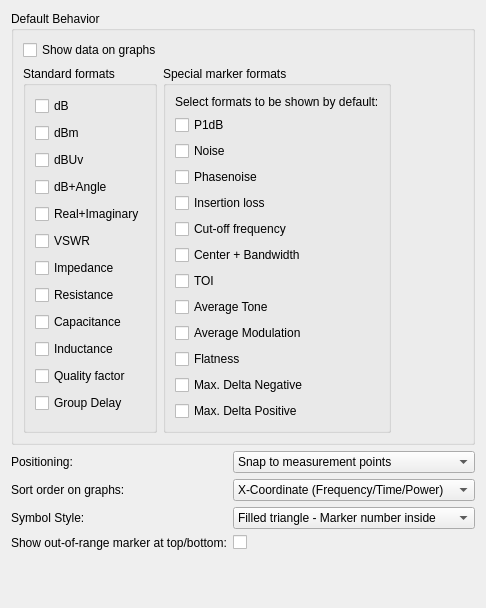
          <widget class="QWidget" name="scrollAreaWidgetContents_4">
           <property name="geometry">
            <rect>
             <x>0</x>
             <y>0</y>
             <width>486</width>
             <height>608</height>
            </rect>
           </property>
           <layout class="QVBoxLayout" name="verticalLayout_7">
            <item>
             <layout class="QVBoxLayout" name="verticalLayout_9" stretch="0,0,0">
              <item>
               <widget class="QGroupBox" name="groupBox_9">
                <property name="title">
                 <string>Default Behavior</string>
                </property>
                <layout class="QVBoxLayout" name="verticalLayout_28">
                 <item>
                  <widget class="QCheckBox" name="MarkerShowMarkerData">
                   <property name="text">
                    <string>Show data on graphs</string>
                   </property>
                  </widget>
                 </item>
                 <item>
                  <layout class="QHBoxLayout" name="horizontalLayout_18">
                   <item>
                    <widget class="QGroupBox" name="groupBox_21">
                     <property name="title">
                      <string>Standard formats</string>
                     </property>
                     <layout class="QVBoxLayout" name="verticalLayout_12">
                      <item>
                       <widget class="QCheckBox" name="MarkerShowdB">
                        <property name="text">
                         <string>dB</string>
                        </property>
                       </widget>
                      </item>
                      <item>
                       <widget class="QCheckBox" name="MarkerShowdBm">
                        <property name="text">
                         <string>dBm</string>
                        </property>
                       </widget>
                      </item>
                      <item>
                       <widget class="QCheckBox" name="MarkerShowdBUv">
                        <property name="text">
                         <string>dBUv</string>
                        </property>
                       </widget>
                      </item>
                      <item>
                       <widget class="QCheckBox" name="MarkerShowdBAngle">
                        <property name="text">
                         <string>dB+Angle</string>
                        </property>
                       </widget>
                      </item>
                      <item>
                       <widget class="QCheckBox" name="MarkerShowRealImag">
                        <property name="text">
                         <string>Real+Imaginary</string>
                        </property>
                       </widget>
                      </item>
                      <item>
                       <widget class="QCheckBox" name="MarkerShowVSWR">
                        <property name="text">
                         <string>VSWR</string>
                        </property>
                       </widget>
                      </item>
                      <item>
                       <widget class="QCheckBox" name="MarkerShowImpedance">
                        <property name="text">
                         <string>Impedance</string>
                        </property>
                       </widget>
                      </item>
                      <item>
                       <widget class="QCheckBox" name="MarkerShowResistance">
                        <property name="text">
                         <string>Resistance</string>
                        </property>
                       </widget>
                      </item>
                      <item>
                       <widget class="QCheckBox" name="MarkerShowCapacitance">
                        <property name="text">
                         <string>Capacitance</string>
                        </property>
                       </widget>
                      </item>
                      <item>
                       <widget class="QCheckBox" name="MarkerShowInductance">
                        <property name="text">
                         <string>Inductance</string>
                        </property>
                       </widget>
                      </item>
                      <item>
                       <widget class="QCheckBox" name="MarkerShowQualityFactor">
                        <property name="text">
                         <string>Quality factor</string>
                        </property>
                       </widget>
                      </item>
                      <item>
                       <widget class="QCheckBox" name="MarkerShowGroupDelay">
                        <property name="text">
                         <string>Group Delay</string>
                        </property>
                       </widget>
                      </item>
                     </layout>
                    </widget>
                   </item>
                   <item>
                    <widget class="QGroupBox" name="groupBox_22">
                     <property name="title">
                      <string>Special marker formats</string>
                     </property>
                     <layout class="QVBoxLayout" name="verticalLayout_27">
                      <item>
                       <widget class="QLabel" name="label_51">
                        <property name="text">
                         <string>Select formats to be shown by default:</string>
                        </property>
                       </widget>
                      </item>
                      <item>
                       <widget class="QCheckBox" name="MarkerShowP1dB">
                        <property name="text">
                         <string>P1dB</string>
                        </property>
                       </widget>
                      </item>
                      <item>
                       <widget class="QCheckBox" name="MarkerShowNoise">
                        <property name="text">
                         <string>Noise</string>
                        </property>
                       </widget>
                      </item>
                      <item>
                       <widget class="QCheckBox" name="MarkerShowPhasenoise">
                        <property name="text">
                         <string>Phasenoise</string>
                        </property>
                       </widget>
                      </item>
                      <item>
                       <widget class="QCheckBox" name="MarkerShowInsertionLoss">
                        <property name="text">
                         <string>Insertion loss</string>
                        </property>
                       </widget>
                      </item>
                      <item>
                       <widget class="QCheckBox" name="MarkerShowCutoff">
                        <property name="text">
                         <string>Cut-off frequency</string>
                        </property>
                       </widget>
                      </item>
                      <item>
                       <widget class="QCheckBox" name="MarkerShowCenterBandwidth">
                        <property name="text">
                         <string>Center + Bandwidth</string>
                        </property>
                       </widget>
                      </item>
                      <item>
                       <widget class="QCheckBox" name="MarkerShowTOI">
                        <property name="text">
                         <string>TOI</string>
                        </property>
                       </widget>
                      </item>
                      <item>
                       <widget class="QCheckBox" name="MarkerShowAvgTone">
                        <property name="text">
                         <string>Average Tone</string>
                        </property>
                       </widget>
                      </item>
                      <item>
                       <widget class="QCheckBox" name="MarkerShowAvgMod">
                        <property name="text">
                         <string>Average Modulation</string>
                        </property>
                       </widget>
                      </item>
                      <item>
                       <widget class="QCheckBox" name="MarkerShowFlatness">
                        <property name="text">
                         <string>Flatness</string>
                        </property>
                       </widget>
                      </item>
                      <item>
                       <widget class="QCheckBox" name="MarkerShowMaxDeltaNeg">
                        <property name="text">
                         <string>Max. Delta Negative</string>
                        </property>
                       </widget>
                      </item>
                      <item>
                       <widget class="QCheckBox" name="MarkerShowMaxDeltaPos">
                        <property name="text">
                         <string>Max. Delta Positive</string>
                        </property>
                       </widget>
                      </item>
                     </layout>
                    </widget>
                   </item>
                   <item>
                    <spacer name="horizontalSpacer_6">
                     <property name="orientation">
                      <enum>Qt::Orientation::Horizontal</enum>
                     </property>
                     <property name="sizeHint" stdset="0">
                      <size>
                       <width>40</width>
                       <height>20</height>
                      </size>
                     </property>
                    </spacer>
                   </item>
                  </layout>
                 </item>
                </layout>
               </widget>
              </item>
              <item>
               <layout class="QFormLayout" name="formLayout_9">
                <item row="0" column="0">
                 <widget class="QLabel" name="label_28">
                  <property name="text">
                   <string>Positioning:</string>
                  </property>
                 </widget>
                </item>
                <item row="0" column="1">
                 <widget class="QComboBox" name="MarkerInterpolate">
                  <property name="sizeAdjustPolicy">
                   <enum>QComboBox::SizeAdjustPolicy::AdjustToContents</enum>
                  </property>
                  <item>
                   <property name="text">
                    <string>Snap to measurement points</string>
                   </property>
                  </item>
                  <item>
                   <property name="text">
                    <string>Interpolate between points</string>
                   </property>
                  </item>
                 </widget>
                </item>
                <item row="1" column="0">
                 <widget class="QLabel" name="label_44">
                  <property name="text">
                   <string>Sort order on graphs:</string>
                  </property>
                 </widget>
                </item>
                <item row="1" column="1">
                 <widget class="QComboBox" name="MarkerSortOrder">
                  <item>
                   <property name="text">
                    <string>X-Coordinate (Frequency/Time/Power)</string>
                   </property>
                  </item>
                  <item>
                   <property name="text">
                    <string>Number</string>
                   </property>
                  </item>
                  <item>
                   <property name="text">
                    <string>Creation timestamp</string>
                   </property>
                  </item>
                 </widget>
                </item>
                <item row="2" column="0">
                 <widget class="QLabel" name="label_45">
                  <property name="text">
                   <string>Symbol Style:</string>
                  </property>
                 </widget>
                </item>
                <item row="2" column="1">
                 <widget class="QComboBox" name="MarkerSymbolStyle">
                  <item>
                   <property name="text">
                    <string>Filled triangle - Marker number inside</string>
                   </property>
                  </item>
                  <item>
                   <property name="text">
                    <string>Filled triangle - Marker number above</string>
                   </property>
                  </item>
                  <item>
                   <property name="text">
                    <string>Empty triangle - Marker number above</string>
                   </property>
                  </item>
                 </widget>
                </item>
                <item row="3" column="0">
                 <widget class="QLabel" name="label_64">
                  <property name="text">
                   <string>Show out-of-range marker at top/bottom:</string>
                  </property>
                 </widget>
                </item>
                <item row="3" column="1">
                 <widget class="QCheckBox" name="MarkerClipToYAxis">
                  <property name="text">
                   <string/>
                  </property>
                 </widget>
                </item>
               </layout>
              </item>
              <item>
               <spacer name="verticalSpacer_5">
                <property name="orientation">
                 <enum>Qt::Orientation::Vertical</enum>
                </property>
                <property name="sizeHint" stdset="0">
                 <size>
                  <width>20</width>
                  <height>40</height>
                 </size>
                </property>
               </spacer>
              </item>
             </layout>
            </item>
           </layout>
          </widget>
